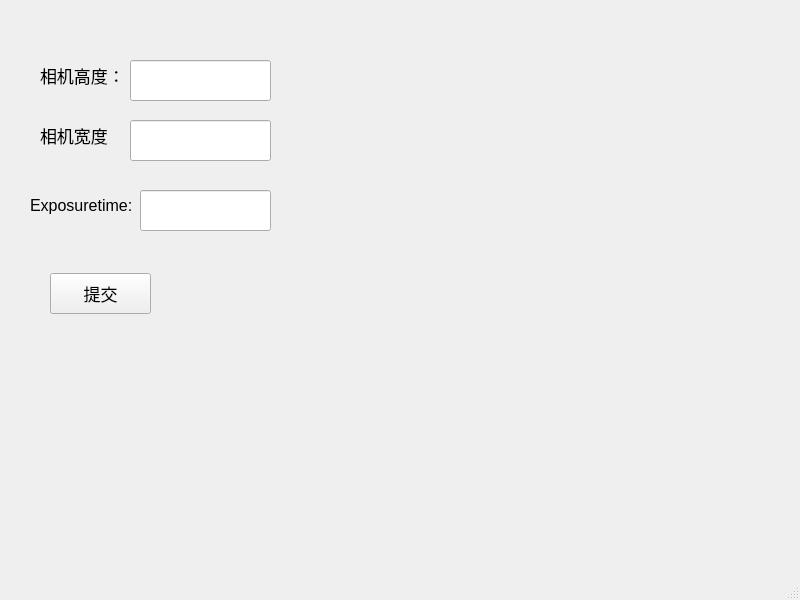
<?xml version="1.0" encoding="UTF-8"?>
<ui version="4.0">
 <class>MainWindow</class>
 <widget class="QMainWindow" name="MainWindow">
  <property name="geometry">
   <rect>
    <x>0</x>
    <y>0</y>
    <width>800</width>
    <height>600</height>
   </rect>
  </property>
  <property name="windowTitle">
   <string>MainWindow</string>
  </property>
  <widget class="QWidget" name="centralwidget">
   <widget class="QLineEdit" name="setCameraHeight">
    <property name="geometry">
     <rect>
      <x>130</x>
      <y>60</y>
      <width>141</width>
      <height>41</height>
     </rect>
    </property>
    <property name="font">
     <font>
      <pointsize>12</pointsize>
     </font>
    </property>
   </widget>
   <widget class="QLineEdit" name="setCameraWidth">
    <property name="geometry">
     <rect>
      <x>130</x>
      <y>120</y>
      <width>141</width>
      <height>41</height>
     </rect>
    </property>
    <property name="font">
     <font>
      <pointsize>12</pointsize>
     </font>
    </property>
   </widget>
   <widget class="QLabel" name="label_Height">
    <property name="geometry">
     <rect>
      <x>40</x>
      <y>60</y>
      <width>81</width>
      <height>31</height>
     </rect>
    </property>
    <property name="font">
     <font>
      <pointsize>13</pointsize>
     </font>
    </property>
    <property name="text">
     <string>相机高度：</string>
    </property>
   </widget>
   <widget class="QLabel" name="label_Width">
    <property name="geometry">
     <rect>
      <x>40</x>
      <y>120</y>
      <width>71</width>
      <height>31</height>
     </rect>
    </property>
    <property name="font">
     <font>
      <pointsize>13</pointsize>
     </font>
    </property>
    <property name="text">
     <string>相机宽度：</string>
    </property>
   </widget>
   <widget class="QLabel" name="label_Exposuretime">
    <property name="geometry">
     <rect>
      <x>30</x>
      <y>190</y>
      <width>111</width>
      <height>31</height>
     </rect>
    </property>
    <property name="font">
     <font>
      <pointsize>12</pointsize>
     </font>
    </property>
    <property name="text">
     <string>Exposuretime:</string>
    </property>
   </widget>
   <widget class="QLineEdit" name="setExposuretime">
    <property name="geometry">
     <rect>
      <x>140</x>
      <y>190</y>
      <width>131</width>
      <height>41</height>
     </rect>
    </property>
    <property name="font">
     <font>
      <pointsize>12</pointsize>
     </font>
    </property>
   </widget>
   <widget class="QPushButton" name="pushButton">
    <property name="geometry">
     <rect>
      <x>50</x>
      <y>273</y>
      <width>101</width>
      <height>41</height>
     </rect>
    </property>
    <property name="font">
     <font>
      <pointsize>13</pointsize>
     </font>
    </property>
    <property name="text">
     <string>提交</string>
    </property>
   </widget>
  </widget>
  <widget class="QMenuBar" name="menubar">
   <property name="geometry">
    <rect>
     <x>0</x>
     <y>0</y>
     <width>800</width>
     <height>22</height>
    </rect>
   </property>
  </widget>
  <widget class="QStatusBar" name="statusbar"/>
 </widget>
 <resources/>
 <connections/>
</ui>
